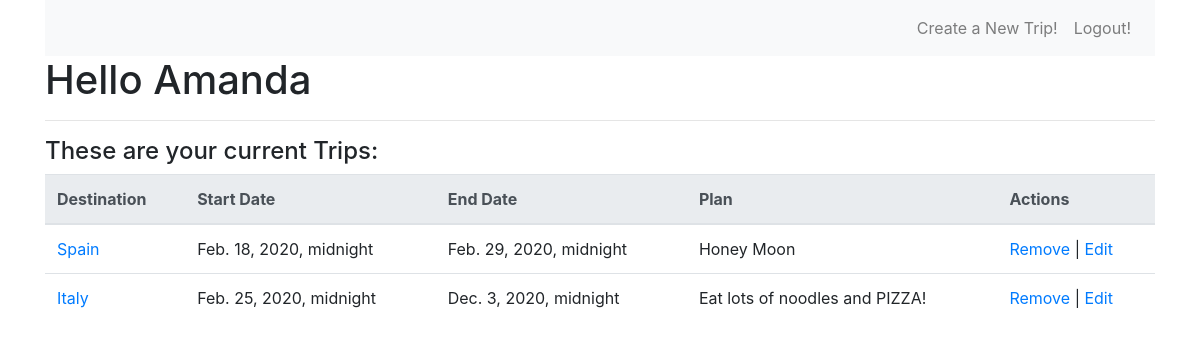
/dashboard (signed in), run on the app's committed database.
### trip_app/models.py (models this page shows)
class User(models.Model):
    first_name = models.CharField(max_length=45)
    last_name = models.CharField(max_length=45)
    email = models.CharField(max_length=45)
    password = models.CharField(max_length=255)
    created_at = models.DateTimeField(auto_now_add=True)
    updated_at = models.DateTimeField(auto_now=True)
    objects = LoginManager()

class Trip(models.Model):
    destination = models.CharField(max_length=255)
    start_date = models.DateTimeField()
    end_date = models.DateTimeField()
    plan = models.CharField(max_length=255)
    trip_details = models.ForeignKey(User, related_name='my_trip', on_delete=models.CASCADE)
    created_at = models.DateTimeField(auto_now_add=True)
    updated_at = models.DateTimeField(auto_now=True)
    objects = LoginManager()

### trip_app/views.py (the view)
# urls.py: path('dashboard', views.dashboard),
def dashboard(request):
    mytrips = User.objects.get(id = request.session['userid'])
    context ={
        'theuser' : mytrips,
        'trips':Trip.objects.filter(trip_details = mytrips),
    }
    return render(request, 'dashboard.html', context)

### trip_app/templates/dashboard.html (shortened to what this page needs)
<!DOCTYPE html>
<html lang="en">
<head>
    <link rel="stylesheet" href="https://stackpath.bootstrapcdn.com/bootstrap/4.3.1/css/bootstrap.min.css">
</head>
<body>
    <div class="container">
        <nav class="navbar navbar-expand-sm navbar-light bg-light">
            <div class="collapse navbar-collapse">
                <ul class="navbar-nav ml-auto">
                    <li class="nav-item">
                        <a href="/trips/new" class="nav-link" >Create a New Trip!</a>
                    </li>
                    <li class="nav-item">
                        <a href="/logout" class="nav-link" >Logout!</a>
                    </li>
                </ul>
            </div>
        </nav>
        <div>
            <h1>Hello {{theuser.first_name}}</h1>
            <hr>
            <h4>These are your current Trips:</h4>
            <table class="table">
                <thead class="thead-light">
                    <tr>
                        <th>Destination</th>
                        <th>Start Date</th>
                        <th>End Date</th>
                        <th>Plan</th>
                        <th>Actions</th>
                    </tr>
                </thead>
                <tbody>
                    {% for x in trips %}
                    <tr>
                        <td><a href="/trips/{{x.id}}">{{x.destination}}</a></td>
                        <td>{{x.start_date}}</td>
                        <td>{{x.end_date}}</td>
                        <td>{{x.plan}}</td>
                        <td><a href="/remove_trip/{{x.id}}">Remove</a> | <a href="/edit_trip/{{x.id}}">Edit</a></td>
                    </tr>
                    {% endfor %}
                </tbody>
            </table>
        </div>
    </div>
</body>
</html>

### data on the page
User: first_name "Amanda"
Trip: destination "Spain", start_date "Feb. 18, 2020, midnight", end_date "Feb. 29, 2020, midnight", plan "Honey Moon"
Trip: destination "Italy", start_date "Feb. 25, 2020, midnight", end_date "Dec. 3, 2020, midnight", plan "Eat lots of noodles and PIZZA!"
